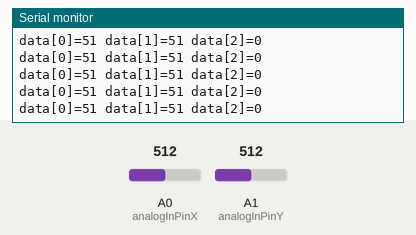
A sketch run on a simulated Arduino Uno, built with avr-gcc and run on an emulated ATmega328P. On the bench: the last lines printed to the serial monitor. The inputs (shaded band) are chosen by the test bench; at power-on: A0 (analogInPinX) = 512, A1 (analogInPinY) = 512. No radio packets arrive unless stated.

Above: at 1.2 s.
1.3 s: A0 (analogInPinX) set to 105
At 1.38 s:
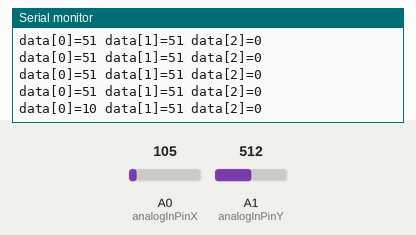
4.3 s: A0 (analogInPinX) set to 93
At 4.3 s:
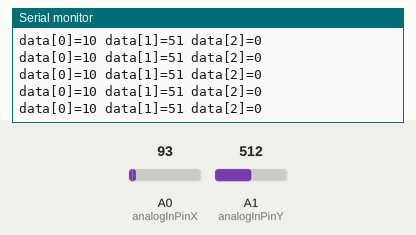
5.8 s: A1 (analogInPinY) set to 109
At 5.82 s:
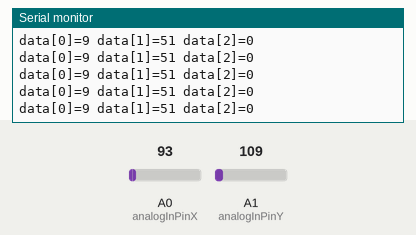
8.8 s: A1 (analogInPinY) set to 91
At 8.85 s:
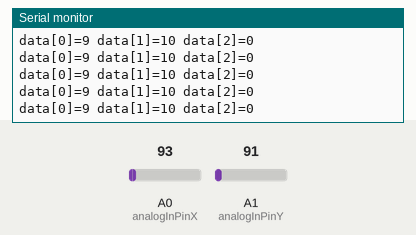
10.3 s: A0 (analogInPinX) set to 988
At 10.31 s:
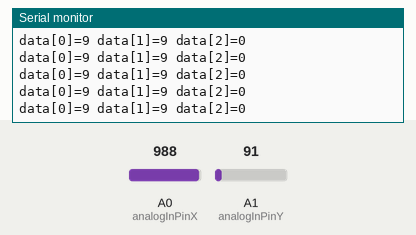
11.8 s: A0 (analogInPinX) set to 1012
At 11.82 s:
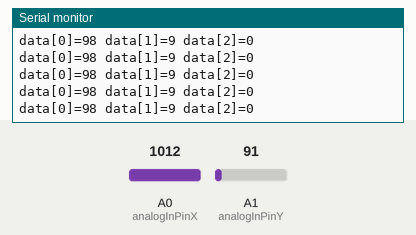
Timing chart, 0 to 14.8 s (numbered marks = the images above; inputs shaded):
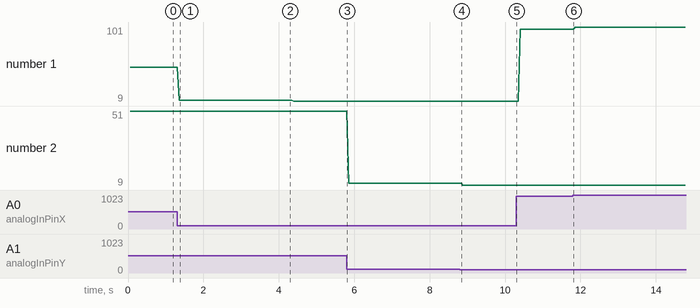

Measured:
- after the input at 1.3 s, the serial monitor: prints a new line after 0.06 s (image 1)
- plotted number 1: 51 → 10 after the input at 1.3 s, 10 → 9 after the input at 4.3 s, 9 → 98 after the input at 10.3 s, 98 → 101 after the input at 11.8 s

The sketch:

TX.ino
```cpp
#include <SPI.h>
#include "nRF24L01.h"
#include "RF24.h"

RF24 radio(9,10);

uint8_t data[3] ;
const uint8_t buffer_size = sizeof(data);
const uint64_t pipes[2] = { 0xF0F0F0F0E1LL, 0xF0F0F0F0D2LL };//two pipes communication

const int analogInPinX = A0;//
const int analogInPinY= A1;


int Str_value1 = 0;
int Str_value2 = 0;


void setup(void)
{
  Serial.begin(9600);
  pinMode(analogInPinX,INPUT );
  pinMode(analogInPinY,INPUT );

  radio.begin();
  radio.setPALevel(RF24_PA_LOW);
  radio.setRetries(15,15);
  radio.openReadingPipe(1,pipes[1]);
  radio.startListening();
  radio.printDetails();
  radio.openWritingPipe(pipes[0]);
  radio.openReadingPipe(1,pipes[1]);
  radio.stopListening();

}

void loop(void)
{

  Str_value1 = analogRead(analogInPinX);
  Str_value2 = analogRead(analogInPinY);

  Str_value1 = Str_value1/10;//scaling Str_value1
  data[0] = Str_value1;
  Str_value2 = Str_value2/10;//scaling Str_value2
  data[1] = Str_value2;
  /////////////////////////////////////////////////////////////////////////
  radio.stopListening();

  bool ok = radio.write(  data ,sizeof(data) );
  delay(30);
  radio.startListening();
  delay(20);
  if (ok){
    Serial.print("data[0]=");
    Serial.print(data[0]);
    Serial.print(" data[1]=");
    Serial.print(data[1]);
    Serial.print(" data[2]=");
    Serial.println(data[2]);
  }
  else
    Serial.println("Failed");

}//void loop()
```
